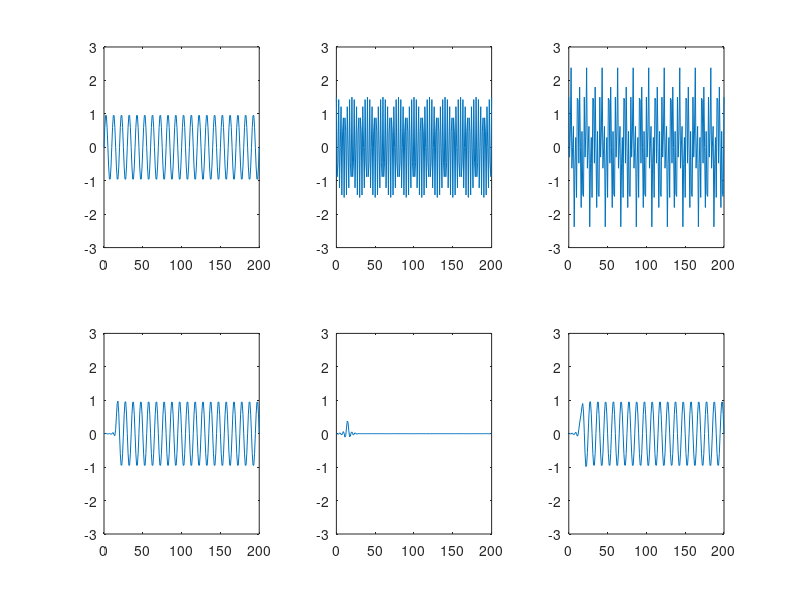

The MATLAB script that drew this image:
%
% Design of case 1 (odd, symmetric) linear-phase FIR digital filter
%
clear;       % clear workspace
clc;         % clear command window
%
N  = 31;
wp = 0.4*pi;
ws = 0.5*pi;
% Wp = Ws = 1;
%
NH = (N-1)/2;
%
P  = zeros(NH+1, 1);
Qp = zeros(NH+1, NH+1);
Qs = zeros(NH+1, NH+1);
%
for i = 0:NH % 0:1:NH
    if i == 0
        P(i+1) = -2*wp;
    else
        P(i+1) = -2*sin(i*wp)/i;
    end
    %
    for j = 0:NH
       if i == 0 && j == 0
           Qp(i+1, j+1) = wp;
           Qs(i+1, j+1) = pi - ws;
       elseif i==j
           Qp(i+1, j+1) = 0.5*wp + 0.5*sin((i+j)*wp)/(i+j);
           Qs(i+1, j+1) = 0.5*(pi - ws) - 0.5*sin((i+j)*ws)/(i+j);
       else
           Qp(i+1, j+1) = 0.5*sin((i-j)*wp)/(i-j) + 0.5*sin((i+j)*wp)/(i+j);
           Qs(i+1, j+1) = -0.5*sin((i-j)*ws)/(i-j) - 0.5*sin((i+j)*ws)/(i+j);
       end
    end
end
Q = Qp + Qs;
A = -0.5*inv(Q)*P; % inv(Q)
% A = -0.5 * A;
% A = A/Q;
% A = A * P;
%
h = zeros(N,1);
h(NH+1) = A(1);
h(1:NH) = 0.5*A(NH+1:-1:2);
h(NH+2:N) = 0.5*A(2:NH+1);
%
% need to show several plots simulteneously
%
subplot(2,2,1);
stem(0:N-1,h);
xlabel('n');
ylabel('Impulse Response');
%
% Amplitude Response
%
subplot(2,2,2);
AR = abs(freqz(h,1,0:pi/200:pi));
plot(0:1/200:1,AR);
axis([0,1,0,1.1]);
xlabel('Normalized Frequency (\omega/\pi)');
ylabel('Amplitude Response');
%
% Amplitude Response in dB
%
subplot(2,2,4);
plot(0:1/200:1,20*log10(AR));
axis([0,1,-60,10]);
xlabel('Normalized Frequency (\omega/\pi)');
ylabel('Amplitude Response in dB');
pause;
close all; % close formal plots
%
% signal simulation
%
% low frequency input 1
NT = (0:200)';
xL = sin(0.2*pi*NT);
subplot(2,3,1);
plot(NT,xL);
axis([0,200,-3,3]);
%
% low frequency output 2
%
yL = filter(h,1,xL);
subplot(2,3,4);
plot(NT,yL); % plot shows input delay
axis([0,200,-3,3]);
%
% high frequency input 3
%
xH = 1.5*cos(0.7*pi*NT);
subplot(2,3,2);
plot(NT,xH);
axis([0,200,-3,3]);
%
% high frequency output 4
%
yH = filter(h,1,xH);
subplot(2,3,5);
plot(NT,yH); % plot shows transition time
axis([0,200,-3,3]);
%
% high and low combined input 5
%
subplot(2,3,3);
plot(NT,xL + xH);
axis([0,200,-3,3]);
%
% high and low combined output 6
%
y = filter(h,1,xL + xH);
subplot(2,3,6);
plot(NT,y); % plot 6 is pretty the same with 2
axis([0,200,-3,3]);
%
